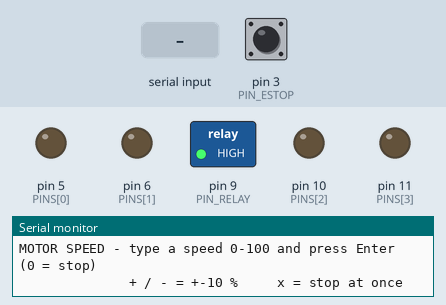
Simulated run of this sketch. Board: Arduino Uno, built with avr-gcc and run on an emulated ATmega328P. On the bench: switched loads named in the sketch (green lamp = pin HIGH), output pins drawn as LEDs (lit = HIGH), the last lines printed to the serial monitor. The test bench sets the inputs (shaded band); at power-on: pin 3 (PIN_ESTOP) HIGH.

Above: at 1.2 s.
1.3 s: "+" received over Serial
At 2.3 s:
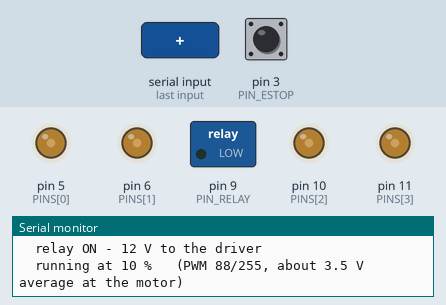
3.1 s: "x90\n" received over Serial
At 4.9 s:
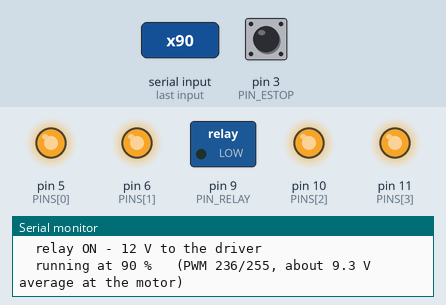
5.2 s: "90,45\n" received over Serial
At 6.5 s:
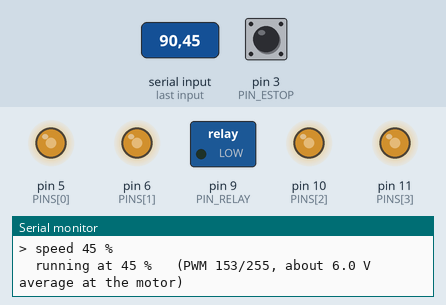
6.8 s: pin 3 (PIN_ESTOP) pulled LOW for 0.15 s
At 7.7 s:
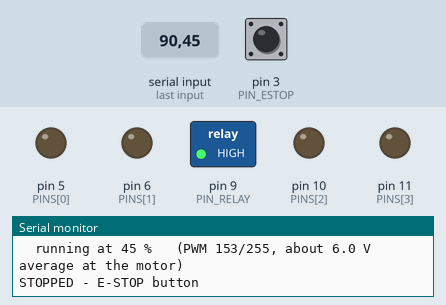
8.4 s: "x,45\n" received over Serial
At 8.56 s:
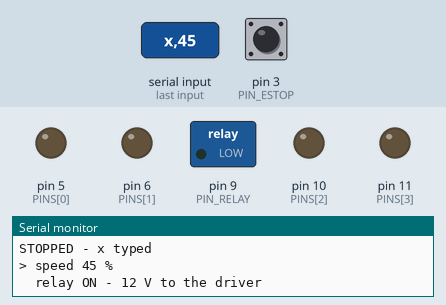
10.3 s: "X90\n" received over Serial
At 11.5 s:
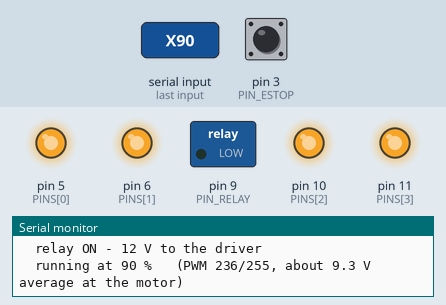
Timing chart, 0 to 13.3 s (numbered marks = the images above; inputs shaded):
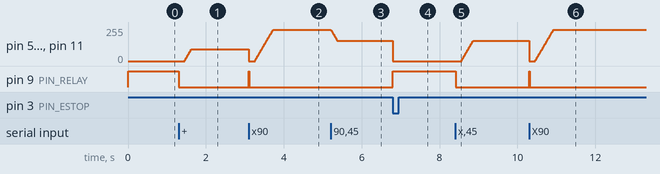

The sketch:

motor_speed.ino
```cpp
/*
 * MOTOR SPEED FROM THE SERIAL MONITOR
 * Built on pwm_finder.ino (the sketch that worked on this board), same wiring:
 *
 *   Relay IN -> D9          (switches the 12 V to the L298N)
 *   L298N ENA (jumper cap OFF) -> 10k resistor -> D5, D6, D10 or D11
 *   L298N IN1 -> + rail (5V), IN2 -> - rail (GND)   (fixed direction)
 *   E-STOP button (optional): D3 <-> - rail
 *
 * The same speed signal goes out on all four pins 5, 6, 10 and 11, so it works
 * whichever of them your ENA wire is on.
 * IMPORTANT: nothing else may be plugged into D5, D6, D10 or D11 while this runs
 * (keep the HC-SR04 unplugged for this test).
 *
 * SERIAL MONITOR (9600 baud, any line ending):
 *   0 - 100 then Enter   speed in %      (0 = stop, then the relay switches off)
 *   +  /  -              speed +10 % / -10 %
 *   x                    stop at once
 */

const uint8_t PINS[] = { 5, 6, 10, 11 };
#define PIN_RELAY 9
#define PIN_ESTOP 3

const bool    RELAY_ACTIVE_LOW = true;  // same setting as pwm_finder
const uint8_t PWM_MIN          = 70;    // 1 % = this PWM. Motor only hums at low %? raise it
const uint8_t RAMP_STEP        = 5;     // PWM change every 10 ms -> 0 to full in ~0.5 s
const uint16_t RELAY_SETTLE_MS = 150;   // relay closes before the motor is driven
const uint16_t RELAY_OFF_MS    = 400;   // after stopping, wait, then cut the 12 V

uint8_t  targetPct = 0;     // what you asked for
uint8_t  pwmNow = 0;        // what the pins put out now
bool     relayOn = false;
uint32_t relayOnAt = 0, zeroSince = 0, lastStep = 0;
int16_t  numIn = -1;        // number being typed
uint32_t numInMs = 0;

// ------------------------------------------------------------------ helpers
uint8_t pctToPwm(uint8_t pct) {
  if (pct == 0) return 0;
  return PWM_MIN + (uint16_t)(255 - PWM_MIN) * pct / 100;
}

void allPins(uint8_t pwm) {
  for (uint8_t i = 0; i < sizeof(PINS); i++) analogWrite(PINS[i], pwm);
}

void setRelay(bool on) {
  relayOn = on;
  digitalWrite(PIN_RELAY, (on != RELAY_ACTIVE_LOW) ? HIGH : LOW);
  if (on) relayOnAt = millis();
}

bool estopPressed() { return digitalRead(PIN_ESTOP) == LOW; }

void stopNow(const __FlashStringHelper* why) {
  targetPct = 0;
  pwmNow = 0;
  allPins(0);
  setRelay(false);
  Serial.print(F("STOPPED - "));
  Serial.println(why);
}

void setSpeed(int16_t pct) {
  if (pct < 0) pct = 0;
  if (pct > 100) pct = 100;
  if (pct > 0 && estopPressed()) { Serial.println(F("Release the E-STOP button first")); return; }
  targetPct = pct;
  Serial.print(F("> speed "));
  Serial.print(pct);
  Serial.println(pct ? F(" %") : F(" % (stopping)"));
}

void printSpeed() {
  Serial.print(F("  running at "));
  Serial.print(targetPct);
  Serial.print(F(" %   (PWM "));
  Serial.print(pwmNow);
  Serial.print(F("/255, about "));
  Serial.print(10.0 * pwmNow / 255, 1);      // ~10 V usable after the L298N's ~2 V drop
  Serial.println(F(" V average at the motor)"));
}

// ------------------------------------------------------------------ serial input
void readSerial() {
  while (Serial.available()) {
    char c = Serial.read();
    if (c >= '0' && c <= '9') {
      numIn = (numIn < 0 ? 0 : numIn) * 10 + (c - '0');
      if (numIn > 999) numIn = 999;
      numInMs = millis();
      continue;
    }
    if (numIn >= 0) { setSpeed(numIn); numIn = -1; }   // Enter ends the number
    if (c == '+') setSpeed(targetPct + 10);
    if (c == '-') setSpeed(targetPct < 10 ? 0 : targetPct - 10);
    if (c == 'x' || c == 'X') stopNow(F("x typed"));
  }
  // "No line ending" in the Serial Monitor: take the number after a short pause
  if (numIn >= 0 && millis() - numInMs > 500) { setSpeed(numIn); numIn = -1; }
}

// ------------------------------------------------------------------ motor
void motorTask() {
  uint32_t now = millis();
  if (now - lastStep < 10) return;
  lastStep = now;

  uint8_t want = pctToPwm(targetPct);
  if (want > 0 && !relayOn) {                // 1. power first
    setRelay(true);
    Serial.println(F("  relay ON - 12 V to the driver"));
    return;
  }
  if (relayOn && now - relayOnAt < RELAY_SETTLE_MS) return;   // 2. let it close

  uint8_t before = pwmNow;                   // 3. ramp smoothly to the new speed
  if (pwmNow < want)      pwmNow = (want - pwmNow > RAMP_STEP) ? pwmNow + RAMP_STEP : want;
  else if (pwmNow > want) pwmNow = (pwmNow - want > RAMP_STEP) ? pwmNow - RAMP_STEP : want;
  allPins(pwmNow);
  if (before != pwmNow && pwmNow == want && want > 0) printSpeed();

  if (pwmNow == 0) {                         // 4. stopped: cut the power after a moment
    if (before != 0) zeroSince = now;
    if (want == 0 && relayOn && now - zeroSince >= RELAY_OFF_MS) {
      setRelay(false);
      Serial.println(F("  motor stopped - relay OFF"));
    }
  }
}

// ------------------------------------------------------------------ setup / loop
void setup() {
  for (uint8_t i = 0; i < sizeof(PINS); i++) pinMode(PINS[i], OUTPUT);
  allPins(0);
  setRelay(false);                           // relay OFF before anything else
  pinMode(PIN_RELAY, OUTPUT);
  pinMode(PIN_ESTOP, INPUT_PULLUP);

  Serial.begin(9600);
  Serial.println();
  Serial.println(F("MOTOR SPEED - type a speed 0-100 and press Enter (0 = stop)"));
  Serial.println(F("              + / - = +-10 %     x = stop at once"));
}

void loop() {
  if (relayOn && estopPressed()) stopNow(F("E-STOP button"));
  readSerial();
  motorTask();
}
```

Measured:
- after the input at 1.3 s, pin 5 (PINS[0]), pin 6 (PINS[1]), pin 10 (PINS[2]), pin 11 (PINS[3]): moves from 0/255 to 88/255 over 0.17 s, starting after 0.16 s; pin 9 (PIN_RELAY): HIGH → LOW at once
- after the input at 3.1 s, pin 9 (PIN_RELAY): LOW → HIGH at once, → LOW 0.01 s later
- after the input at 5.2 s, pin 5 (PINS[0]), pin 6 (PINS[1]), pin 10 (PINS[2]), pin 11 (PINS[3]): moves from 236/255 to 153/255 over 0.16 s, starting at once
- after the input at 6.8 s, pin 5 (PINS[0]), pin 6 (PINS[1]), pin 10 (PINS[2]), pin 11 (PINS[3]): 153/255 → 0/255 at once; pin 9 (PIN_RELAY): LOW → HIGH at once
- after the input at 8.4 s, pin 5 (PINS[0]), pin 6 (PINS[1]), pin 10 (PINS[2]), pin 11 (PINS[3]): moves from 0/255 to 153/255 over 0.30 s, starting after 0.16 s; pin 9 (PIN_RELAY): HIGH → LOW at once
- after the input at 10.3 s, pin 9 (PIN_RELAY): LOW → HIGH at once, → LOW 0.01 s later
